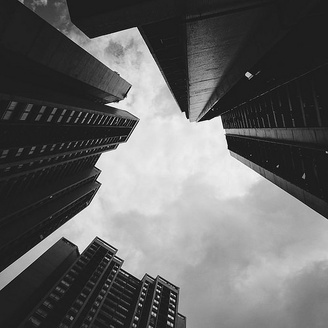
%> input picture image1.jpg, 328 x 328 px, shrunk from 500 x 500 before the run
$ octave test.m   (GNU Octave 9; MATLAB toolbox functions it lacks are replaced by stand-ins)
%> lines starting %> are read from the running program, lines starting %| are printed output that depends on the picture
### findVanPoint.m
%%% findVanPoint.m (for assn2_1)

function [] = findVanPoint(Img, gImg, thr, r_resol, peaks, fillgap, minLength, nBin)
    % Process the image w/ Canny Edge Detection
    eImg = edge(gImg,'Canny', thr);

    % Process the Hough transform
    [H, T, R] = hough(eImg, 'RhoResolution', r_resol);

    % Find peaks in the Hough transform of the image.
    P  = houghpeaks(H, peaks, 'threshold', ceil(0.3 * max(H(:))));

    % Find line
    lines = houghlines(eImg, T, R, P, 'FillGap', fillgap, 'MinLength', minLength);
    figure, imshow(Img), hold on

    % Make the 2-col Vector for saving the information of Line Segment
    lineSeg = zeros(length(lines), 2);
    x = get(gca, 'XLim');

    % Draw lines on the image
    for k = 1 : length(lines)
        xy = [lines(k).point1; lines(k).point2];

        % Calculate Coefficients and plot each line on the image
        coeff = polyfit([xy(1, 1), xy(2, 1)], [xy(1, 2), xy(2, 2)], 1);
        lineSeg(k, :) = coeff;
        plot(x, (coeff(1) * x + coeff(2)), 'Linewidth', 2, 'Color', 'green');
    end

    % Finding the candidate points of Vanishing Point
    intersect = [];

    for k = 1 : length(lineSeg)
        for l = 1 : length(lineSeg)
            if (l ~= k)
                x_intersect = fzero(@(x) polyval(lineSeg(k, :) - lineSeg(l, :), x), 3);
                y_intersect = polyval(lineSeg(k, :), x_intersect);

                % Saving the information about intersection
                intersect = [intersect; [x_intersect y_intersect]];
            end
        end
    end

    % Error Handling if there is no lines or only one line
    msg = 'There is no Hough lines or intersection between Hough lines.';

    if (length(intersect) < 2)
        error(msg);
    end

    [x_van, y_van] = sumrVanPoint(Img, intersect, 5);

    % Caculate the information about the image and bin
    imgSize = size(gImg);

    ImgW = imgSize(2);
    ImgH = imgSize(1);
    BinW = round(ImgW / nBin(2));
    BinH = round(ImgH / nBin(1));

    % Get the bin which is voted mostly
    [N, Xedges, Yedges] = ...
        histcounts2(intersect(:, 1),intersect(:, 2), ...
                    'BinWidth', [BinW BinH], ...
                    'XBinLimits', [0, ImgW], ...
                    'YBinLimits', [0, ImgH]);

    maxPoint = max(N(:));
    [xStep, yStep] = find(N == maxPoint);

    % Draw the grid line on the image
    for k = 1 : BinH : ImgH
        x = [1 ImgW];
        y = [k k];
        plot(x, y, 'Color', 'k', 'LineStyle', '-');
    end

    for k = 1 : BinW : ImgW
        x = [k k];
        y = [1 ImgH];
        plot(x, y, 'Color', 'k', 'LineStyle', '-');
    end

    % Draw the rectangle for the region where the Vanishing Point is
    pos = [Xedges(xStep) Yedges(yStep) BinW BinH];
    rectangle('Position', pos, 'FaceColor', [0 1 0 0.25], 'Linestyle', 'none');

    % Mark where the Vanishing Point is
    plot(x_van, y_van, 'x', 'Linewidth', 2, 'Color', 'r');

    hold off;
end

### sumrVanPoint.m
%%% sumrVanPoint.m (for assn2_1)

function [x_van, y_van] = sumrVanPoint(Img, candidate, thres)
    limit_x = size(Img, 1);
    limit_y = size(Img, 2);
    length = size(candidate , 1);

    % Thresholding the candidate points
    for k = 1 : length
        x_van = candidate(k, 1);
        y_van = candidate(k, 2);

        for l = k + 1 : length
            temp_x = candidate(l, 1);
            temp_y = candidate(l, 2);

            if ((max(0, x_van - thres) <= temp_x && temp_x <= min(limit_x, x_van + thres) &&...
                    max(0, y_van - thres) <= temp_y && temp_y <= min(limit_y, y_van + thres)))
                candidate(l, 1) = x_van;
                candidate(l, 2) = y_van;
            end
        end
    end

    % Count the number of each candidate point
    unqcand_x = unique(candidate(:, 1));
    unqcand_y = unique(candidate(:, 2));

    count_x = histc(candidate(:, 1), unqcand_x);
    count_y = histc(candidate(:, 2), unqcand_y);

    x_cand = horzcat(unqcand_x, count_x);
    y_cand = horzcat(unqcand_y, count_y);


    % Finding the proper Vanishing Point by appearance number
    max_cx = x_cand(1, 2);
    max_cy = y_cand(1, 2);

    for k = 2 : size(x_cand, 1)
        cx = x_cand(k, 2);

        if (cx > max_cx)
            for l = 2 : size(y_cand, 1)
                cy = y_cand(l, 2);

                if (cy > max_cy && k == l)
                    max_cx = cx;
                    max_cy = cy;

                    x_van = x_cand(k, 1);
                    y_van = y_cand(k, 1);
                end
            end
        end
    end
end

### test.m
%%% test.m (for Assignment 2 - 1)

clear all;
close all;
clc;

img1 = imread('image1.jpg');
%> img1 is the input picture: size 328x328x3 uint8; min 0, max 255, mean 99.8
img2 = imread('image2.jpg');
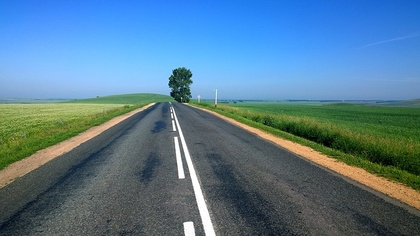
%> input picture image2.jpg, 420 x 236 px, shrunk from 640 x 360 before the run
%> img2 is the input picture: size 236x420x3 uint8; mean R, G, B 88.1, 123.9, 146
thr = 0.5;
rho = 1;

% Convert the images to Grayscale
gimg1 = rgb2gray(img1);
gimg2 = rgb2gray(img2);
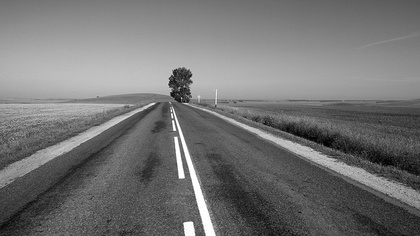
%> gimg2: size 236x420 uint8; min 0, max 255, mean 115.7

% Find the Vanishing lines and drawing it.
findVanPoint(img1, gimg1, thr, rho, 5, 5, 100, [8 8]);
%> in findVanPoint, `eImg = edge(gImg,'Canny', thr);`:
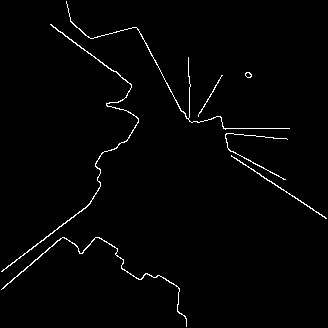
%> eImg: size 328x328 logical; 1.5% white in thin lines or dots
%> in findVanPoint, `[H, T, R] = hough(eImg, 'RhoResolution', r_resol);`:
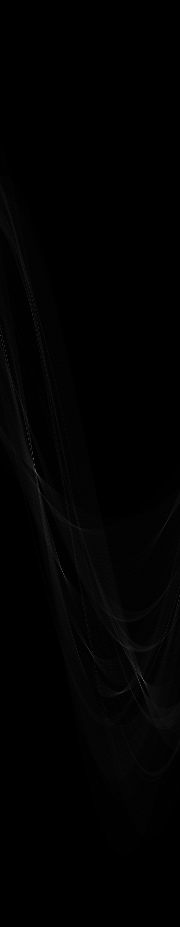
%> H: size 927x180 double; min 0, max 105, mean 1.8
%> in findVanPoint, `[H, T, R] = hough(eImg, 'RhoResolution', r_resol);`: T = 180 values from -90 to 89; R = 927 values from -463 to 463
%> in findVanPoint, `P  = houghpeaks(H, peaks, 'threshold', ceil(0.3 * max(H(:))));`: P = [459 34; 681 144; 472 36; 572 63; 683 140]
%> in findVanPoint, `lines = houghlines(eImg, T, R, P, 'FillGap', fillgap, 'MinLength', min..`: lines = 2 lines; point1 to point2 (x, y): (232, 157) to (327, 219), (89, 206) to (2, 272)
%> the loop in findVanPoint, `for k = 1 : length(lines)` made 2 passes
%> (xy, coeff) on passes 1 to 2: ([232 157; 327 219], [0.653 5.59]), ([89 206; 2 272], [-0.759 273.5])
%> after the loop in findVanPoint, `for k = 1 : length(lines)`: lineSeg = [0.653 5.59; -0.759 273.5]
%> after the loop in findVanPoint, `for k = 1 : length(lines)`:
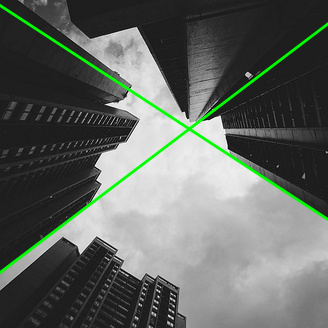
%> figure redrawn from the program's plot data
%> the loop in findVanPoint, `for k = 1 : length(lineSeg)` made 2 passes
%> after the loop in findVanPoint, `for k = 1 : length(lineSeg)`: intersect = [189.9 129.5; 189.9 129.5]; x_intersect = 189.9; y_intersect = 129.5
%> in sumrVanPoint, `length = size(candidate , 1);`: length = 2
%> the loop in sumrVanPoint, `for k = 1 : length` made 2 passes
%> (x_van, y_van) on passes 1 to 2: (189.9, 129.5), (189.9, 129.5)
%> after the loop in sumrVanPoint, `for k = 1 : length`: candidate = [189.9 129.5; 189.9 129.5]
%> in sumrVanPoint, `unqcand_x = unique(candidate(:, 1));`: unqcand_x = 189.9
%> in sumrVanPoint, `unqcand_y = unique(candidate(:, 2));`: unqcand_y = 129.5
%> in sumrVanPoint, `count_x = histc(candidate(:, 1), unqcand_x);`: count_x = 2
%> in sumrVanPoint, `x_cand = horzcat(unqcand_x, count_x);`: x_cand = [189.9 2]
%> in sumrVanPoint, `y_cand = horzcat(unqcand_y, count_y);`: y_cand = [129.5 2]
%> in sumrVanPoint, `max_cx = x_cand(1, 2);`: max_cx = 2
%> in findVanPoint, `[x_van, y_van] = sumrVanPoint(Img, intersect, 5);`: x_van = 189.9; y_van = 129.5
%> the run ends on the next line
